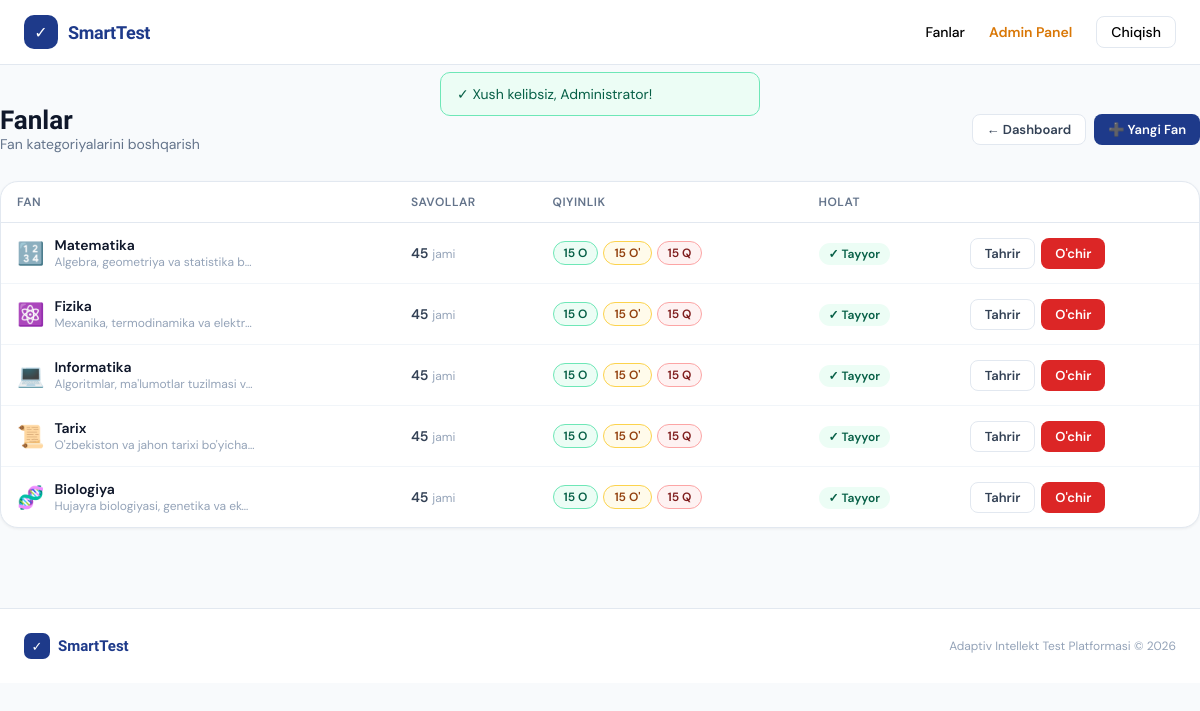
/subjects.php (signed in), run on the app's committed database.
### tables this page shows
CREATE TABLE `subjects` (
  `id`          INT UNSIGNED NOT NULL AUTO_INCREMENT,
  `name`        VARCHAR(150) NOT NULL,
  `icon`        VARCHAR(20)  NOT NULL DEFAULT '📚',
  `description` TEXT,
  `created_at`  TIMESTAMP DEFAULT CURRENT_TIMESTAMP,
  PRIMARY KEY (`id`)
);

### config.php (called while the page is built, shortened)
<?php
function db(): PDO {
    static $pdo = null;
    if ($pdo === null) {
        try {
            $dsn = sprintf(
                'mysql:host=%s;dbname=%s;charset=%s',
                DB_HOST, DB_NAME, DB_CHARSET
            );
            $pdo = new PDO($dsn, DB_USER, DB_PASS, [
                PDO::ATTR_ERRMODE            => PDO::ERRMODE_EXCEPTION,
                PDO::ATTR_DEFAULT_FETCH_MODE => PDO::FETCH_ASSOC,
                PDO::ATTR_EMULATE_PREPARES   => false,
            ]);
        } catch (PDOException $e) {
            die('
<div style="font-family:system-ui;max-width:560px;margin:60px auto;padding:32px;
            background:#FEF2F2;border:1px solid #FECACA;border-radius:16px">
  <h2 style="color:#DC2626;margin:0 0 12px">❌ Database ulanmadi</h2>
  <p style="color:#7F1D1D;margin:0 0 8px">Xato: ' . htmlspecialchars($e->getMessage()) . '</p>
  <p style="color:#991B1B;margin:0;font-size:14px">
    <b>config.php</b> faylidagi DB_HOST, DB_NAME, DB_USER, DB_PASS ni tekshiring.
  </p>
</div>');
        }
    }
    return $pdo;
}
function h(string $str): string {
    return htmlspecialchars($str, ENT_QUOTES, 'UTF-8');
}

### subjects.php (the view, shortened to what this page needs)
<?php
require_once '../config.php';
$subjects = db()->query("SELECT s.*,COUNT(q.id) as q_count, SUM(q.difficulty=1) as easy_q, SUM(q.difficulty=2) as medium_q, SUM(q.difficulty=3) as hard_q FROM subjects s LEFT JOIN questions q ON q.subject_id=s.id GROUP BY s.id ORDER BY s.id")->fetchAll();
include '../includes/header.php';
?>
<div class="container page">
  <div style="display:flex;align-items:center;justify-content:space-between;margin-bottom:28px;flex-wrap:wrap;gap:12px">
    <div>
      <h1 style="font-size:26px;font-weight:700;color:#0F172A">Fanlar</h1>
      <p style="color:#64748B;font-size:14px">Fan kategoriyalarini boshqarish</p>
    </div>
    <div style="display:flex;gap:8px">
      <a href="index.php" class="btn btn-secondary btn-sm">← Dashboard</a>
      <a href="?action=create" class="btn btn-primary btn-sm">➕ Yangi Fan</a>
    </div>
  </div>
  <div class="card" style="overflow:hidden">
    <table class="table">
      <thead><tr>
        <th>Fan</th><th>Savollar</th><th>Qiyinlik</th><th>Holat</th><th></th>
      </tr></thead>
      <tbody>
      <?php foreach($subjects as $s): ?>
      <tr>
        <td>
          <div style="display:flex;align-items:center;gap:10px">
            <span style="font-size:22px"><?= h($s['icon']) ?></span>
            <div>
              <div style="font-weight:600;color:#0F172A"><?= h($s['name']) ?></div>
              <div style="font-size:12px;color:#94A3B8;max-width:200px;overflow:hidden;text-overflow:ellipsis;white-space:nowrap"><?= h($s['description'] ?? '') ?></div>
            </div>
          </div>
        </td>
        <td><span style="font-weight:600"><?= (int)$s['q_count'] ?></span> <span style="color:#94A3B8;font-size:12px">jami</span></td>
        <td>
          <div style="display:flex;gap:5px;flex-wrap:wrap">
            <span class="badge badge-easy"><?= (int)$s['easy_q'] ?> O</span>
            <span class="badge badge-medium"><?= (int)$s['medium_q'] ?> O'</span>
            <span class="badge badge-hard"><?= (int)$s['hard_q'] ?> Q</span>
          </div>
        </td>
        <td>
          <?php if($s['q_count']>=30): ?>
          <span style="background:#ECFDF5;color:#065F46;padding:3px 10px;border-radius:20px;font-size:12px;font-weight:600">✓ Tayyor</span>
          <?php else: ?>
          <span style="background:#FFFBEB;color:#92400E;padding:3px 10px;border-radius:20px;font-size:12px;font-weight:600">⚠ Kam</span>
          <?php endif; ?>
        </td>
        <td>
          <div style="display:flex;gap:6px">
            <a href="?action=edit&id=<?= $s['id'] ?>" class="btn btn-secondary btn-sm">Tahrir</a>
            <a href="?action=delete&id=<?= $s['id'] ?>" class="btn btn-danger btn-sm" onclick="return confirm('<?= h($s['name']) ?> fani va barcha savollarini o\'chirasizmi?')">O'chir</a>
          </div>
        </td>
      </tr>
      <?php endforeach; ?>
      </tbody>
    </table>
  </div>
</div>
<?php include '../includes/footer.php'; ?>

### header.php (style rules this page uses)
* { margin:0;padding:0;box-sizing:border-box }
body { font-family:'DM Sans',sans-serif;background:#F8FAFC;color:#0F172A;min-height:100vh }
h1,h2,h3,h4 { font-family:'Sora',sans-serif }
.btn { display:inline-flex;align-items:center;gap:8px;padding:9px 18px;border-radius:10px;font-size:14px;font-weight:600;text-decoration:none;border:none;cursor:pointer;transition:all .2s }
.btn-primary { background:#1E3A8A;color:#fff }
.btn-secondary { background:#fff;color:#334155;border:1.5px solid #E2E8F0 }
.btn-danger { background:#DC2626;color:#fff }
.btn-sm { padding:6px 14px;font-size:13px;border-radius:8px }
.card { background:#fff;border-radius:18px;border:1px solid #E2E8F0;box-shadow:0 1px 3px rgba(0,0,0,.06) }
.badge { display:inline-flex;align-items:center;padding:3px 10px;border-radius:20px;font-size:12px;font-weight:600 }
.badge-easy { background:#ECFDF5;color:#065F46;border:1px solid #6EE7B7 }
.badge-medium { background:#FFFBEB;color:#92400E;border:1px solid #FCD34D }
.badge-hard { background:#FEF2F2;color:#7F1D1D;border:1px solid #FCA5A5 }
.table { width:100%;border-collapse:collapse;font-size:14px }
.table th { text-align:left;padding:12px 16px;font-size:12px;font-weight:600;color:#64748B;text-transform:uppercase;letter-spacing:.5px;border-bottom:1px solid #E2E8F0 }
.table td { padding:13px 16px;border-bottom:1px solid #F1F5F9;color:#334155;vertical-align:middle }
.table tr:last-child td { border-bottom:none }
.container { max-width:1200px;margin:0 auto;padding:0 24px }
.page { padding:40px 0 80px }

### data on the page
subjects: icon "🔢", name "Matematika", description "Algebra, geometriya va statistika b…", q_count "45", easy_q "15", medium_q "15", hard_q "15"
subjects: icon "⚛️", name "Fizika", description "Mexanika, termodinamika va elektr…", q_count "45", easy_q "15", medium_q "15", hard_q "15"
subjects: icon "💻", name "Informatika", description "Algoritmlar, ma'lumotlar tuzilmasi v…", q_count "45", easy_q "15", medium_q "15", hard_q "15"
subjects: icon "📜", name "Tarix", description "O'zbekiston va jahon tarixi bo'yicha…", q_count "45", easy_q "15", medium_q "15", hard_q "15"
subjects: icon "🧬", name "Biologiya", description "Hujayra biologiyasi, genetika va ek…", q_count "45", easy_q "15", medium_q "15", hard_q "15"

### other printed values
$s "Xush kelibsiz, Administrator!"
